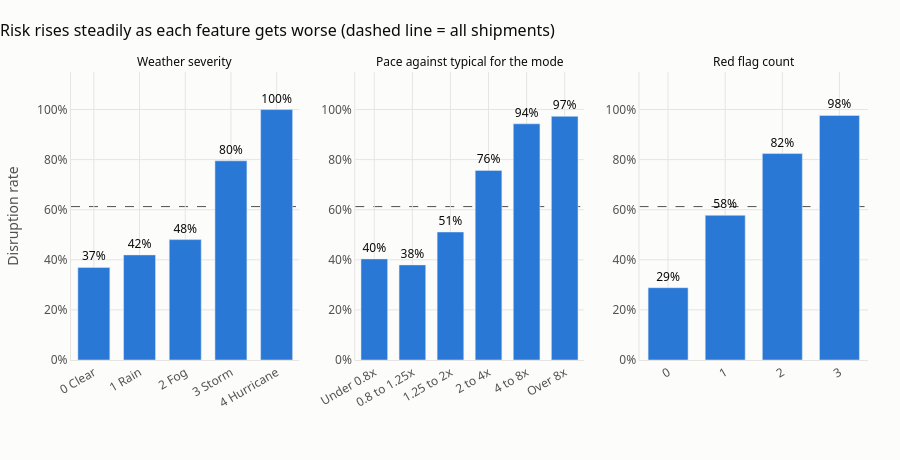

Notebook code cell kept with this figure:
### Markdown cell above
## 5. Do the features behave sensibly?

A good feature should show risk rising steadily as the situation gets worse. Here is the disruption rate inside bands of the three main features.

### Code cell
panels = [
    ("weather_severity", [-0.5, 0.5, 1.5, 2.5, 3.5, 4.5], ["0 Clear", "1 Rain", "2 Fog", "3 Storm", "4 Hurricane"], "Weather severity"),
    ("pace_vs_typical", [0, 0.8, 1.25, 2, 4, 8, 999], ["Under 0.8x", "0.8 to 1.25x", "1.25 to 2x", "2 to 4x", "4 to 8x", "Over 8x"], "Pace against typical for the mode"),
    ("red_flag_count", [-0.5, 0.5, 1.5, 2.5, 3.5], ["0", "1", "2", "3"], "Red flag count"),
]

fig = make_subplots(rows=1, cols=3, subplot_titles=[p[3] for p in panels], horizontal_spacing=0.07)
band_tables = {}
for i, (col, edges, names, title) in enumerate(panels, start=1):
    bands = pd.cut(featured[col], bins=edges, labels=names)
    grouped = y.groupby(bands, observed=False).agg(["mean", "size"])
    band_tables[title] = grouped.rename(columns={"mean": "disruption_rate", "size": "shipments"})
    fig.add_trace(go.Bar(
        x=grouped.index.astype(str), y=grouped["mean"], marker_color=BLUE,
        text=[f"{m:.0%}" for m in grouped["mean"]], textposition="outside",
        textfont=dict(color=INK), cliponaxis=False, customdata=grouped["size"],
        hovertemplate="%{x}<br>Disrupted: %{y:.1%}<br>Shipments: %{customdata:,}<extra></extra>",
    ), row=1, col=i)
    fig.add_hline(y=y.mean(), line=dict(color=MUTED, width=1, dash="dash"), layer="below", row=1, col=i)
fig.update_annotations(font=dict(size=12, color=INK))
fig.update_yaxes(tickformat=".0%", range=[0, 1.15])
fig.update_yaxes(title_text="Disruption rate", col=1)
fig.update_xaxes(tickangle=-30)
style(fig, "Risk rises steadily as each feature gets worse (dashed line = all shipments)", height=460)
fig.update_layout(showlegend=False, bargap=0.3, margin=dict(b=100))
fig.show()

pd.concat(band_tables).round(3)

### Figure 1 — Plotly figure (JSON) as saved in the notebook; plotly's stock layout.template omitted (floating-point values rounded to 4 significant figures)
{"data": [{"cliponaxis": false, "customdata": [995, 977, 1036, 1002, 990], "hovertemplate": "%{x}<br>Disrupted: %{y:.1%}<br>Shipments: %{customdata:,}<extra></extra>", "marker": {"color": "#2a78d6"}, "text": ["37%", "42%", "48%", "80%", "100%"], "textfont": {"color": "#0b0b0b"}, "textposition": "outside", "type": "bar", "x": ["0 Clear", "1 Rain", "2 Fog", "3 Storm", "4 Hurricane"], "xaxis": "x", "y": [0.3698, 0.4197, 0.4807, 0.7954, 1.0], "yaxis": "y"}, {"cliponaxis": false, "customdata": [322, 1348, 1258, 1013, 651, 408], "hovertemplate": "%{x}<br>Disrupted: %{y:.1%}<br>Shipments: %{customdata:,}<extra></extra>", "marker": {"color": "#2a78d6"}, "text": ["40%", "38%", "51%", "76%", "94%", "97%"], "textfont": {"color": "#0b0b0b"}, "textposition": "outside", "type": "bar", "x": ["Under 0.8x", "0.8 to 1.25x", "1.25 to 2x", "2 to 4x", "4 to 8x", "Over 8x"], "xaxis": "x2", "y": [0.4037, 0.3798, 0.5111, 0.7572, 0.9432, 0.973], "yaxis": "y2"}, {"cliponaxis": false, "customdata": [1070, 2153, 1480, 297], "hovertemplate": "%{x}<br>Disrupted: %{y:.1%}<br>Shipments: %{customdata:,}<extra></extra>", "marker": {"color": "#2a78d6"}, "text": ["29%", "58%", "82%", "98%"], "textfont": {"color": "#0b0b0b"}, "textposition": "outside", "type": "bar", "x": ["0", "1", "2", "3"], "xaxis": "x3", "y": [0.2888, 0.5778, 0.8243, 0.9764], "yaxis": "y3"}], "layout": {"annotations": [{"font": {"color": "#0b0b0b", "size": 12}, "showarrow": false, "text": "Weather severity", "x": 0.1433, "xanchor": "center", "xref": "paper", "y": 1.0, "yanchor": "bottom", "yref": "paper"}, {"font": {"color": "#0b0b0b", "size": 12}, "showarrow": false, "text": "Pace against typical for the mode", "x": 0.5, "xanchor": "center", "xref": "paper", "y": 1.0, "yanchor": "bottom", "yref": "paper"}, {"font": {"color": "#0b0b0b", "size": 12}, "showarrow": false, "text": "Red flag count", "x": 0.8567, "xanchor": "center", "xref": "paper", "y": 1.0, "yanchor": "bottom", "yref": "paper"}], "bargap": 0.3, "font": {"color": "#52514e", "family": "Segoe UI, Arial, sans-serif", "size": 12}, "height": 460, "hoverlabel": {"bgcolor": "white", "font": {"color": "#0b0b0b"}}, "margin": {"b": 100, "l": 64, "r": 32, "t": 72}, "paper_bgcolor": "#fcfcfb", "plot_bgcolor": "#fcfcfb", "shapes": [{"layer": "below", "line": {"color": "#52514e", "dash": "dash", "width": 1}, "type": "line", "x0": 0, "x1": 1, "xref": "x domain", "y0": 0.6126, "y1": 0.6126, "yref": "y"}, {"layer": "below", "line": {"color": "#52514e", "dash": "dash", "width": 1}, "type": "line", "x0": 0, "x1": 1, "xref": "x2 domain", "y0": 0.6126, "y1": 0.6126, "yref": "y2"}, {"layer": "below", "line": {"color": "#52514e", "dash": "dash", "width": 1}, "type": "line", "x0": 0, "x1": 1, "xref": "x3 domain", "y0": 0.6126, "y1": 0.6126, "yref": "y3"}], "showlegend": false, "title": {"font": {"color": "#0b0b0b", "size": 16}, "text": "Risk rises steadily as each feature gets worse (dashed line = all shipments)", "x": 0, "xanchor": "left"}, "xaxis": {"anchor": "y", "domain": [0.0, 0.2867], "gridcolor": "#e6e5e1", "linecolor": "#e6e5e1", "tickangle": -30, "zeroline": false}, "xaxis2": {"anchor": "y2", "domain": [0.3567, 0.6433], "gridcolor": "#e6e5e1", "linecolor": "#e6e5e1", "tickangle": -30, "zeroline": false}, "xaxis3": {"anchor": "y3", "domain": [0.7133, 1.0], "gridcolor": "#e6e5e1", "linecolor": "#e6e5e1", "tickangle": -30, "zeroline": false}, "yaxis": {"anchor": "x", "domain": [0.0, 1.0], "gridcolor": "#e6e5e1", "linecolor": "#e6e5e1", "range": [0, 1.15], "tickformat": ".0%", "title": {"text": "Disruption rate"}, "zeroline": false}, "yaxis2": {"anchor": "x2", "domain": [0.0, 1.0], "gridcolor": "#e6e5e1", "linecolor": "#e6e5e1", "range": [0, 1.15], "tickformat": ".0%", "zeroline": false}, "yaxis3": {"anchor": "x3", "domain": [0.0, 1.0], "gridcolor": "#e6e5e1", "linecolor": "#e6e5e1", "range": [0, 1.15], "tickformat": ".0%", "zeroline": false}}}
